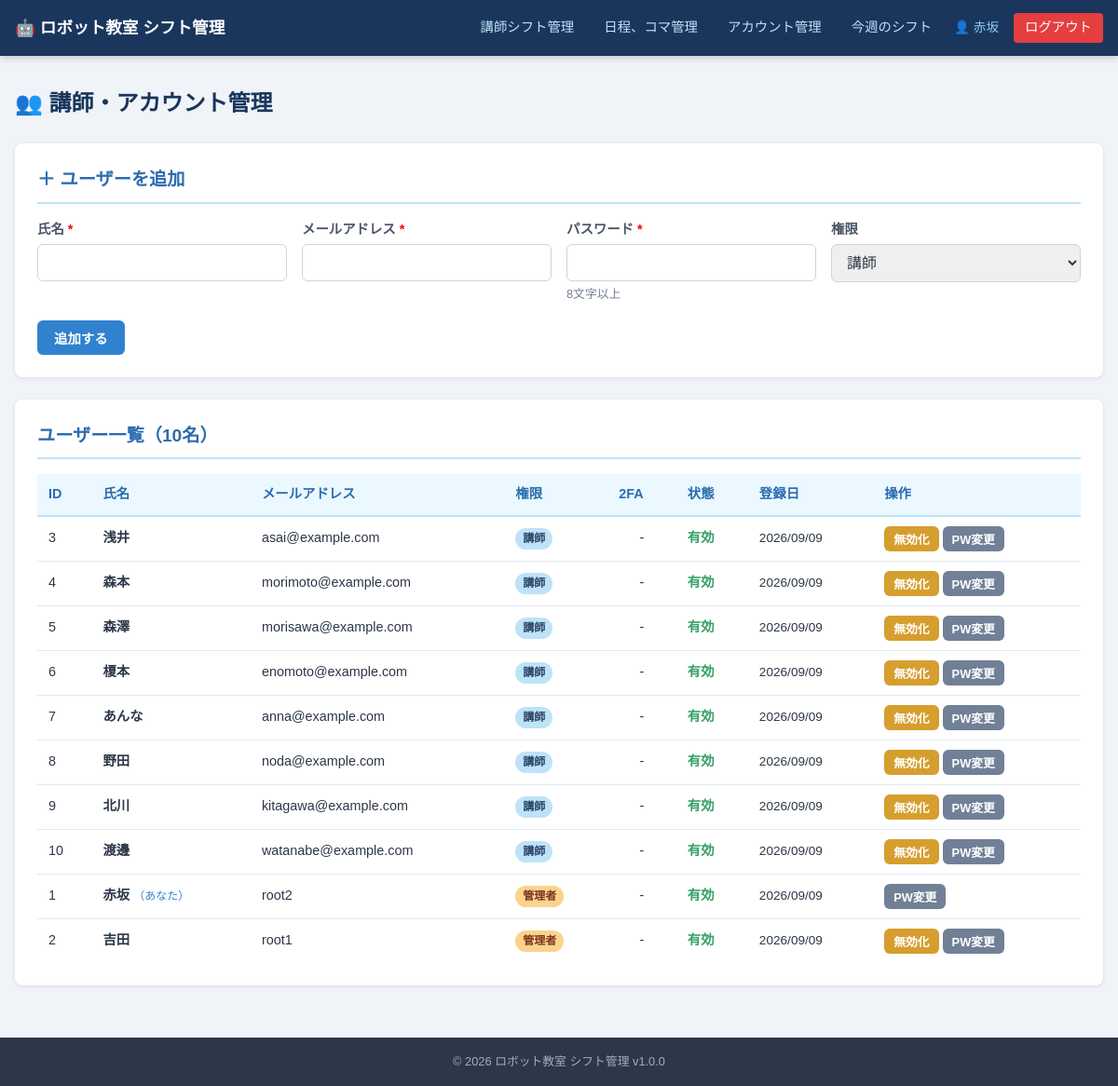
The page /admin/users.php (signed in) on the database its author committed.
### tables this page shows
CREATE TABLE IF NOT EXISTS users (
    id INT AUTO_INCREMENT PRIMARY KEY,
    name VARCHAR(100) NOT NULL,
    email VARCHAR(255) NOT NULL UNIQUE,
    password_hash VARCHAR(255) NOT NULL,
    totp_secret VARCHAR(64) DEFAULT NULL,
    totp_enabled TINYINT(1) NOT NULL DEFAULT 0,
    role ENUM('admin', 'instructor') NOT NULL DEFAULT 'instructor',
    is_active TINYINT(1) NOT NULL DEFAULT 1,
    created_at DATETIME NOT NULL DEFAULT CURRENT_TIMESTAMP,
    updated_at DATETIME NOT NULL DEFAULT CURRENT_TIMESTAMP ON UPDATE CURRENT_TIMESTAMP
);

### src/includes/auth.php (called while the page is built, shortened)
<?php
function currentUserId(): int {
    return (int)($_SESSION['user_id'] ?? 0);
}
function currentUserRole(): string {
    return $_SESSION['user_role'] ?? '';
}
function currentUserName(): string {
    return $_SESSION['user_name'] ?? '';
}
function h(mixed $value): string {
    return htmlspecialchars((string)$value, ENT_QUOTES | ENT_HTML5, 'UTF-8');
}

### src/admin/users.php (the view, shortened to what this page needs)
<?php
require_once __DIR__ . '/../includes/auth.php';
$db = Database::getInstance();
$users = $db->query('SELECT * FROM users ORDER BY role DESC, id')->fetchAll();
include __DIR__ . '/../includes/layout_header.php';
?>
<h1 class="page-title">👥 講師・アカウント管理</h1>
<div class="card">
    <h2 class="card-title">＋ ユーザーを追加</h2>
    <form method="POST" action="<?= BASE_PATH ?>/admin/users.php">
        <div style="display:grid;grid-template-columns:repeat(auto-fit,minmax(180px,1fr));gap:1rem;">
            <div class="form-group" style="margin:0;">
                <label>氏名 <span style="color:red">*</span></label>
                <input type="text" name="name" class="form-control" required maxlength="100">
            </div>
            <div class="form-group" style="margin:0;">
                <label>メールアドレス <span style="color:red">*</span></label>
                <input type="email" name="email" class="form-control" required>
            </div>
            <div class="form-group" style="margin:0;">
                <label>パスワード <span style="color:red">*</span></label>
                <input type="password" name="password" class="form-control" required minlength="8">
                <span class="form-hint">8文字以上</span>
            </div>
            <div class="form-group" style="margin:0;">
                <label>権限</label>
                <select name="role" class="form-control">
                    <option value="instructor">講師</option>
                </select>
            </div>
        </div>
        <div class="mt-2">
            <button type="submit" class="btn btn-primary">追加する</button>
        </div>
    </form>
</div>
<div class="card">
    <h2 class="card-title">ユーザー一覧（<?= count($users) ?>名）</h2>
    <div class="table-wrap">
        <table class="data-table">
            <thead>
                <tr>
                    <th>ID</th>
                    <th>氏名</th>
                    <th>メールアドレス</th>
                    <th>権限</th>
                    <th>2FA</th>
                    <th>状態</th>
                    <th>登録日</th>
                    <th>操作</th>
                </tr>
            </thead>
            <tbody>
                <?php foreach ($users as $u): ?>
                <tr style="<?= !$u['is_active'] ? 'opacity:0.5;' : '' ?>">
                    <td><?= h($u['id']) ?></td>
                    <td>
                        <strong><?= h($u['name']) ?></strong>
                        <?php if ($u['id'] === currentUserId()): ?>
                            <span style="font-size:0.75rem;color:#3182ce;">（あなた）</span>
                        <?php endif; ?>
                    </td>
                    <td><?= h($u['email']) ?></td>
                    <td>
                        <span class="badge badge-<?= h($u['role']) ?>">
                            <?= $u['role'] === 'admin' ? '管理者' : '講師' ?>
                        </span>
                    </td>
                    <td class="text-center">
                        <?= $u['totp_enabled'] ? '✅' : '-' ?>
                    </td>
                    <td>
                        <?php if ($u['is_active']): ?>
                            <span style="color:#38a169;font-weight:bold;">有効</span>
                        <?php else: ?>
                            <span style="color:#a0aec0;">無効</span>
                        <?php endif; ?>
                    </td>
                    <td style="font-size:0.85rem;"><?= h(date('Y/m/d', strtotime($u['created_at']))) ?></td>
                    <td style="white-space:nowrap;">
                        <?php if ($u['id'] !== currentUserId()): ?>
                        <form method="POST" style="display:inline;">
                            <button type="submit" class="btn btn-sm <?= $u['is_active'] ? 'btn-warning' : 'btn-success' ?>"
                                    onclick="return confirm('ユーザーの状態を変更しますか？')">
                                <?= $u['is_active'] ? '無効化' : '有効化' ?>
                            </button>
                        </form>
                        <?php endif; ?>
                        <button type="button" class="btn btn-secondary btn-sm"
                                onclick="showPasswordReset(<?= h($u['id']) ?>, '<?= h($u['name']) ?>')">
                            PW変更
                        </button>
                    </td>
                </tr>
                <?php endforeach; ?>
            </tbody>
        </table>
    </div>
</div>
<?php include __DIR__ . '/../includes/layout_footer.php'; ?>

### src/includes/layout_header.php (shortened to what this page needs)
<?php
require_once __DIR__ . '/auth.php';
$isAdmin = currentUserRole() === 'admin';
?>
<!DOCTYPE html>
<html lang="ja">
<head>
    <link rel="stylesheet" href="<?= BASE_PATH ?>/assets/css/style.css">
</head>
<body>
<header class="site-header">
    <div class="header-inner">
        <a href="<?= BASE_PATH . ($isAdmin ? '/admin/dashboard.php' : '/instructor/dashboard.php') ?>" class="site-logo">
            🤖 <?= h(APP_NAME) ?>
        </a>
        <nav class="header-nav">
            <?php if ($isAdmin): ?>
                <a href="<?= BASE_PATH ?>/admin/dashboard.php">講師シフト管理</a>
                <a href="<?= BASE_PATH ?>/admin/schedules.php">日程、コマ管理</a>
                <a href="<?= BASE_PATH ?>/admin/users.php">アカウント管理</a>
                <a href="<?= BASE_PATH ?>/admin/weekly_shift.php">今週のシフト</a>
            <?php endif; ?>
            <span class="header-user">👤 <?= h(currentUserName()) ?></span>
            <a href="<?= BASE_PATH ?>/auth/logout.php" class="btn-logout">ログアウト</a>
        </nav>
    </div>
</header>
<main class="main-content">

### src/includes/layout_footer.php (shortened to what this page needs)
</main>
<footer class="site-footer">
    <p>&copy; <?= date('Y') ?> <?= h(APP_NAME) ?> v<?= APP_VERSION ?></p>
</footer>
</body>
</html>

### src/assets/css/style.css (style rules this page uses)
*, *::before, *::after { box-sizing: border-box; margin: 0; padding: 0; }
html { font-size: 16px; }
body { font-family: 'Hiragino Kaku Gothic ProN', 'Meiryo', sans-serif; background: #f0f4f8; color: #2d3748; line-height: 1.6; min-height: 100vh; display: flex; flex-direction: column; }
.site-header { background: #1a365d; color: #fff; padding: 0 1rem; position: sticky; top: 0; z-index: 100; box-shadow: 0 2px 8px rgba(0,0,0,0.2); }
.header-inner { max-width: 1200px; margin: 0 auto; display: flex; align-items: center; justify-content: space-between; height: 60px; gap: 1rem; }
.site-logo { color: #fff; text-decoration: none; font-size: 1.1rem; font-weight: bold; white-space: nowrap; }
.header-nav { display: flex; align-items: center; gap: 1rem; flex-wrap: wrap; }
.header-nav a { color: #bee3f8; text-decoration: none; font-size: 0.9rem; padding: 4px 8px; border-radius: 4px; transition: background 0.2s; }
.header-user { font-size: 0.85rem; color: #90cdf4; }
.btn-logout { background: #e53e3e !important; color: #fff !important; padding: 4px 12px !important; border-radius: 4px; }
.main-content { flex: 1; max-width: 1200px; margin: 2rem auto; padding: 0 1rem; width: 100%; }
.site-footer { background: #2d3748; color: #a0aec0; text-align: center; padding: 1rem; font-size: 0.8rem; }
.card { background: #fff; border-radius: 8px; padding: 1.5rem; box-shadow: 0 1px 4px rgba(0,0,0,0.1); margin-bottom: 1.5rem; }
.card-title { font-size: 1.2rem; font-weight: bold; color: #2b6cb0; margin-bottom: 1rem; padding-bottom: 0.5rem; border-bottom: 2px solid #bee3f8; }
.page-title { font-size: 1.5rem; font-weight: bold; color: #1a365d; margin-bottom: 1.5rem; }
.btn { display: inline-block; padding: 8px 18px; border: none; border-radius: 6px; font-size: 0.9rem; font-weight: bold; cursor: pointer; text-decoration: none; transition: opacity 0.2s, transform 0.1s; }
.btn-primary { background: #3182ce; color: #fff; }
.btn-warning { background: #d69e2e; color: #fff; }
.btn-secondary { background: #718096; color: #fff; }
.btn-sm { padding: 4px 10px; font-size: 0.8rem; }
.form-group { margin-bottom: 1.2rem; }
.form-group label { display: block; font-size: 0.9rem; font-weight: bold; color: #4a5568; margin-bottom: 4px; }
.form-control { width: 100%; padding: 10px 12px; border: 1px solid #cbd5e0; border-radius: 6px; font-size: 1rem; color: #2d3748; transition: border-color 0.2s, box-shadow 0.2s; }
.form-hint { font-size: 0.8rem; color: #718096; margin-top: 4px; }
.table-wrap { overflow-x: auto; }
table.data-table { width: 100%; border-collapse: collapse; font-size: 0.9rem; }
.data-table th { background: #ebf8ff; color: #2b6cb0; padding: 10px 12px; text-align: left; font-weight: bold; border-bottom: 2px solid #bee3f8; white-space: nowrap; }
.data-table td { padding: 10px 12px; border-bottom: 1px solid #e2e8f0; vertical-align: middle; }
.data-table tr:last-child td { border-bottom: none; }
.badge { display: inline-block; padding: 2px 8px; border-radius: 999px; font-size: 0.75rem; font-weight: bold; }
.badge-admin { background: #fbd38d; color: #7b341e; }
.badge-instructor { background: #bee3f8; color: #2a4365; }
.text-center { text-align: center; }
.mt-2 { margin-top: 1rem; }

### rows shown on the page
users: id "3", name "浅井", email "asai@example.com", role "講師", is_active "有効", created_at "2026/09/09"
users: id "4", name "森本", email "morimoto@example.com", role "講師", is_active "有効", created_at "2026/09/09"
users: id "5", name "森澤", email "morisawa@example.com", role "講師", is_active "有効", created_at "2026/09/09"
users: id "6", name "榎本", email "enomoto@example.com", role "講師", is_active "有効", created_at "2026/09/09"
users: id "7", name "あんな", email "anna@example.com", role "講師", is_active "有効", created_at "2026/09/09"
users: id "8", name "野田", email "noda@example.com", role "講師", is_active "有効", created_at "2026/09/09"
users: id "9", name "北川", email "kitagawa@example.com", role "講師", is_active "有効", created_at "2026/09/09"
users: id "10", name "渡邊", email "watanabe@example.com", role "講師", is_active "有効", created_at "2026/09/09"
users: id "1", name "赤坂", shows "（あなた）", email "root2", role "管理者", is_active "有効", created_at "2026/09/09"
users: id "2", name "吉田", email "root1", role "管理者", is_active "有効", created_at "2026/09/09"

### other values the page prints
APP_NAME "ロボット教室 シフト管理"
currentUserName() "赤坂"
count($users) "10"
APP_VERSION "1.0.0"
